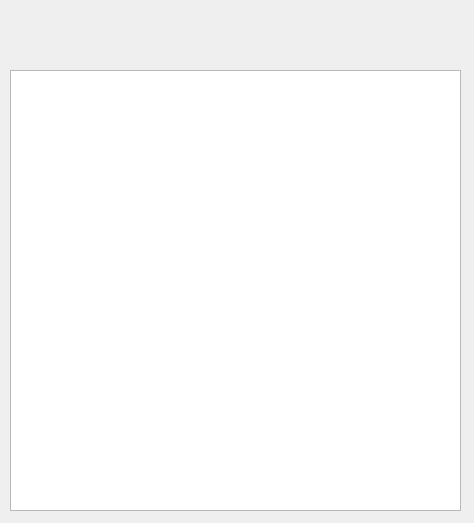
<?xml version="1.0" encoding="UTF-8"?>
<ui version="4.0">
 <class>results_window</class>
 <widget class="QDialog" name="results_window">
  <property name="geometry">
   <rect>
    <x>0</x>
    <y>0</y>
    <width>474</width>
    <height>523</height>
   </rect>
  </property>
  <property name="windowTitle">
   <string>Dialog</string>
  </property>
  <widget class="QTableView" name="tableView">
   <property name="geometry">
    <rect>
     <x>10</x>
     <y>70</y>
     <width>451</width>
     <height>441</height>
    </rect>
   </property>
  </widget>
 </widget>
 <resources/>
 <connections/>
</ui>
